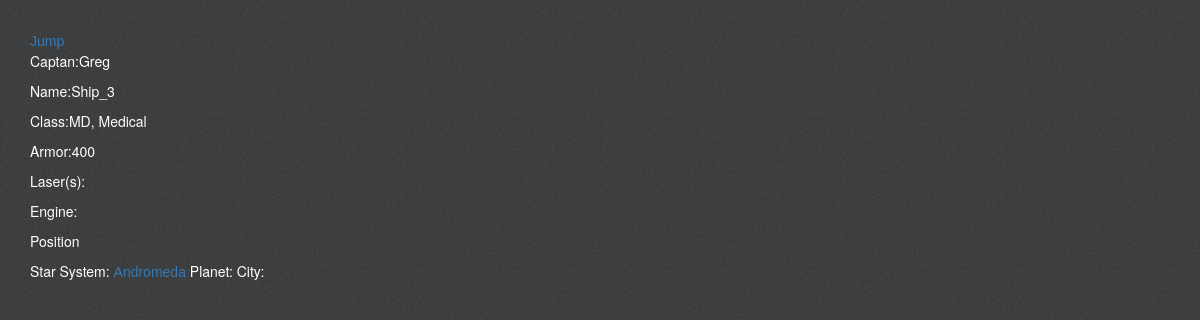
Page /ship/3 on the committed database.
### Character/models.py (models this page shows, shortened)
class Ship(models.Model):
    character_id = models.ForeignKey(Character,null=True, blank=True)
    system_id = models.ForeignKey(StarSystem,null=True, blank=True)
    planet_id = models.ForeignKey(Planet,null=True, blank=True)
    city_id = models.ForeignKey(City,null=True, blank=True)
    SHIP_CLASS = (("DR","DRAGUN"),
        ("HS","HeavyShip"),
        ("MD","Medical"),("CG","CargoShip"))
    name_ship = models.CharField(max_length=100)
    ship_class = models.CharField(max_length=3,choices=SHIP_CLASS,default="DR")
    armor = models.IntegerField(default=400)
    load = models.IntegerField(default=10000)
    laser_count = models.IntegerField(default=1)
    evasion = models.IntegerField(default=0)

class Character(models.Model):
    DICE = ((4,'Four'),(6,'Six'),(8,"Eight"),(10,"Ten"),(12,"twelve"))
    user_id = models.ForeignKey(User,null=True, blank=True)
    name_character = models.CharField(max_length=100)
    level = models.IntegerField(default = 1)
    exp = models.IntegerField(default = 0)
    points = models.IntegerField(default= 0)
    image = models.ImageField(null=True, blank=True, upload_to='character_image/%Y/%m/%d')
    credits = models.IntegerField(default= 1000)
    is_active = models.BooleanField(default=False)
    accurancy = models.IntegerField(default=4,choices=DICE)
    defence = models.IntegerField(default=4,choices=DICE)

### SpaceMap/models.py (models this page shows, shortened)
class StarSystem(models.Model):
	STAR_COLORS = (
		("#ff0000","Red"),
		('#ffff66','Yellow'),
		('#66ffff','Blue',),
		('#ff66cc','Purpul'),
		('#ccff99','Green')
		)
	pos_x= models.IntegerField()
	pos_y= models.IntegerField()
	size = models.FloatField(null=True, blank=True)
	color = models.CharField(max_length=8, choices=STAR_COLORS)
	temp = models.FloatField(null=True, blank=True)
	name_system =models.CharField(max_length=50)
	mass = models.FloatField(null=True, blank=True)
	def get_absolute_url(self):
		return reverse("Space:system_map", kwargs={"id": self.id})

### Character/views.py (the view)
# urls.py: url(r'^ship/(?P<id>[\w-]+)$', ship_interface, name="ship_interface" ),
def ship_interface(request,id):
	ship = Ship.objects.get(id=int(id))
	lasers = Laser_ship.objects.filter(ship_id=ship)
	engine = Engine_ship.objects.filter(ship_id=ship)
	context = {
		"title":"Ship",
		"ship":ship,
		"lasers": lasers,
		"engine": engine
	}
	request.session.__setitem__("round","1")
	print(request.session.get("round"))
	return render(request,
		"Character/ship_interface.html",
		context)

### templates/Character/ship_interface.html
{% extends "base.html"%}
{% load staticfiles %}
{% block content %}
<header>
	<a href="/space/">Jump</a>
</header>
<div style="color:White">
	<p>Captan:{{ship.character_id.name_character}}</p>
	<p>Name:{{ship.name_ship}}</p>
	<p>Class:{{ship.ship_class}},
	{% for class in ship.SHIP_CLASS %}
		{% if class.0 == ship.ship_class %}
			{{class.1}}
		{% endif %}
	{% endfor %}</p>
	<p>Armor:{{ship.armor}}</p>
	<p>Laser(s):{%for laser in lasers %}{{laser}}{% endfor %}</p>
	<p>Engine:{{ engine.name_engine }}</p>
	<p>Position</p>
	Star System: <a href="{{ship.system_id.get_absolute_url}}">		{{ship.system_id.name_system}}
	</a>
	Planet: {{ship.planet_id.name_system}}
	City: {{ship.city_id.name_system}}
</div>
{% endblock content%}

### static/css/pencss/uipen.css (style rules this page uses)
body { margin: 0; padding: 0; background: url('../../img/png/noise.png') repeat; padding: 30px; }
a, input[type='radio'] + label { text-align: center; display: inline-block; text-decoration: none; cursor: pointer; font-family: 'Trebuchet MS', Helvetica, sans-serif; }
p { color: white }

### rows in the picture
Ship: character_id.name_character "Greg", name_ship "Ship_3", ship_class "MD", armor "400", system_id.name_system "Andromeda"

### other values in the picture
{{ class.1 }} "Medical"
